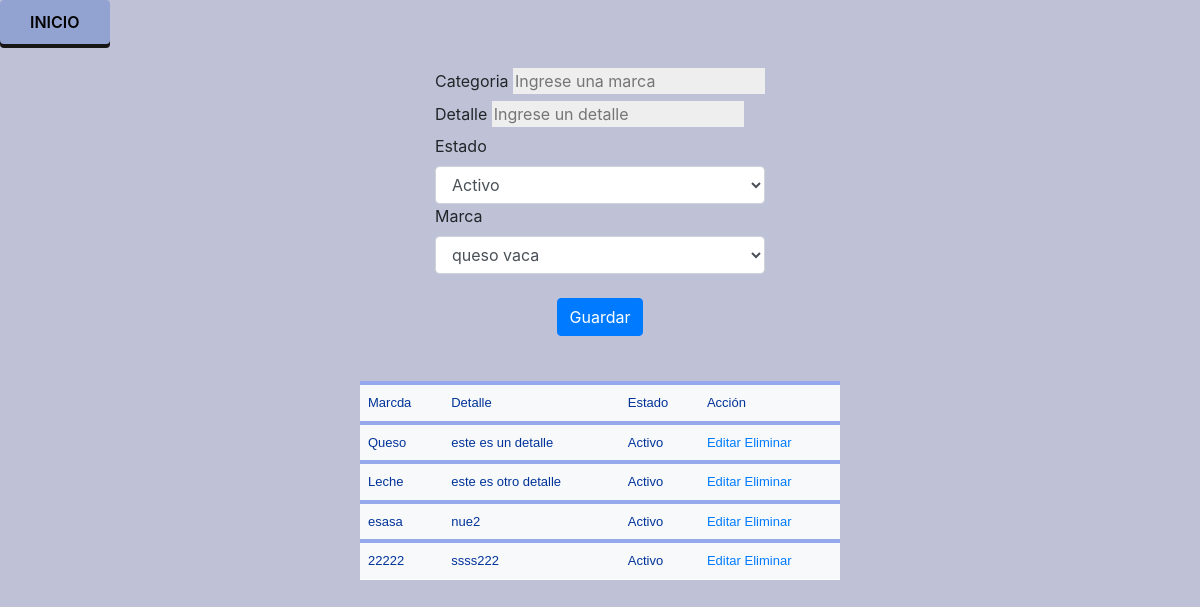
Screenshot of /Crud/Vistas/categoria.php?g=n with the database file from the repository.
### tables this page shows
CREATE TABLE `categoria_producto` (
  `id_categoria` int(11) NOT NULL,
  `Nombre` varchar(45) NOT NULL,
  `Detalle` varchar(100) NOT NULL,
  `Estado` int(11) NOT NULL,
  `marca_id_marca` int(11) NOT NULL
);

### Crud/Vistas/categoria.php (the view, shortened to what this page needs)
<?php
    include("../Funcionamiento/Conexion.php");
    $conn = mysqli_connect($dbhost, $dbuser, $dbpass, $dbname);
    $g = $_GET["g"];
    $sql = "SELECT id_categoria,Nombre, Detalle, Estado from categoria_producto";
    $resultado = mysqli_query($conn, $sql);
?>
<!DOCTYPE html>
<html lang="en">
<head>
    <link rel="stylesheet" href="https://maxcdn.bootstrapcdn.com/bootstrap/4.5.2/css/bootstrap.min.css">
   <link rel="stylesheet" href="../Estilos/Css/estilos.css">
</head>
<body class="cuerpo">
    <section>
        <div class="">
            <a class="boton" href="index.php">Inicio</a>
        </div>
    </section>
    <br>
    <section>
        <div class="form">
            <?php
            if($g == "n")
            {
            ?>
            <form>
                <label for="">Categoria</label>
                <input class="tbox" type="text" placeholder="Ingrese una marca" id="Categoria">
                <br>
                <label for="">Detalle</label>
                <input class="tbox" type="text" placeholder="Ingrese un detalle" id="Detalle">
                <br>
                <label for="">Estado</label>
                <select class="form-control" id="comboEstado">
                    <option value="1">Activo</option>
                </select>
                <label for="">Marca</label>
                <select class="form-control" id="comboMarca">
                <?php
                    $sqlprov = "select id_marca, nombre from marca_producto";
                    $resultadoprov = mysqli_query($conn,$sqlprov);
                    while($rows2 = mysqli_fetch_array($resultadoprov))
                    {
                        ?>
                        <option value="<?php echo"".$rows2["id_marca"];?>"><?php echo"".$rows2["nombre"];?></option>
                        <?php
                    }
                ?>
                </select>
                <br>
                <div class="centrar">
                    <button type="button" id="Guardar" class="btn btn-primary">Guardar</button>
                </div>
            </form>
            <?php
            }
            ?>
            <br>
        </div>
    </section>
    <section class="tbl">
        <table>
            <tr>
                <th>Marcda</th>
                <th>Detalle</th>
                <th>Estado</th>
                <th>Acción</th>
            </tr>
            <?php
                while($rows = mysqli_fetch_array($resultado))
                {
                    if($rows["Estado"] == 1)
                    {
                        $nombreEstado = "Activo";
                    }
            ?>
            <tr>
                <th><?php echo"".$rows["Nombre"];?></th>
                <th><?php echo"".$rows["Detalle"];?></th>
                <th><?php echo"".$nombreEstado;?></th>
                <th>
                    <a href="categoria.php?g=e&id=<?php echo"".$rows["id_categoria"];?>">Editar</a>
                    <a href="../Funcionamiento/Funcionamiento.php?e=EliminarMarca&id=<?php echo"".$rows["id_categoria"];?>">Eliminar</a>
                </th>
            </tr>
            <?php
            }
            ?>
        </table>
    </section>
</body>
</html>

### Crud/Estilos/Css/estilos.css (style rules this page uses)
.cuerpo { background-color: #BFC2D6; }
.boton { background: #93a3d1; box-shadow: 0px 4px 0px 0px #161616; padding: 10px 30px; color: black; font-size: 16px; border-radius: 4px; display: inline-block; text-align: center; font-weight: 600; text-transform: uppercase; border: none; }
.tbl { display: flex; justify-content: center; }
table { font-family: "Lucida Sans Unicode", "Lucida Grande", Sans-Serif; font-size: 12px; margin: 45px; width: 480px; text-align: left; border-collapse: collapse; }
th { font-size: 13px; font-weight: normal; padding: 8px; background: #f8f9fa; border-top: 4px solid #96a9ed; border-bottom: 1px solid #fff; color: #039; }
.form { display: flex; justify-content: center; }
.tbox { background-color: #eee; border: 0; }
.centrar { display: flex; justify-content: center; }

### rows the page displays
categoria_producto: Nombre "Queso", Detalle "este es un detalle", Estado "Activo"
categoria_producto: Nombre "Leche", Detalle "este es otro detalle", Estado "Activo"
categoria_producto: Nombre "esasa", Detalle "nue2", Estado "Activo"
categoria_producto: Nombre "22222", Detalle "ssss222", Estado "Activo"

### other values shown
form field value "queso vaca"
